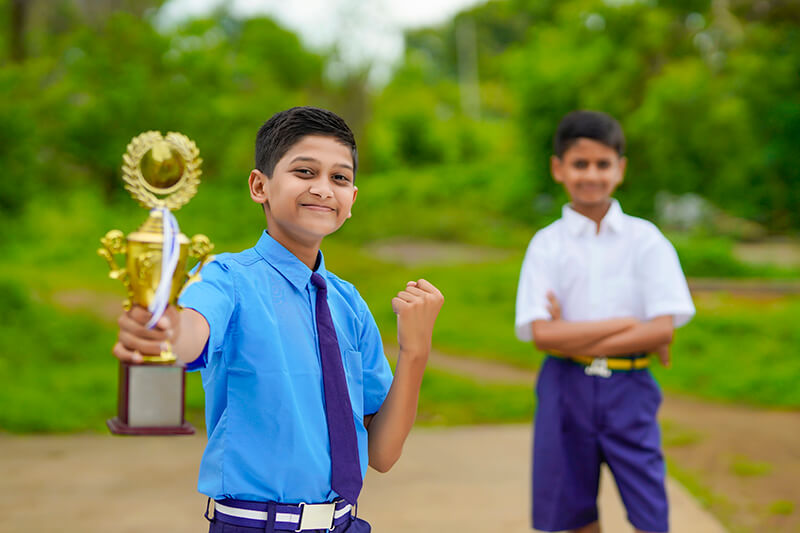
#> input picture Digital Image Processing/lab_image.jpg, 800 x 533 px
$ python practice.py
#> lines starting #> are read from the running program, lines starting #| are printed output that depends on the picture
import cv2
import numpy as np
import matplotlib.pyplot as plt

A=cv2.imread('lab_image.jpg')
#> A is the input picture: shape (533, 800, 3); mean B, G, R 72.1, 130.8, 113.7

h,w,_=A.shape
#> h = 533; w = 800

tl=A[0:h//2,0:w//2]
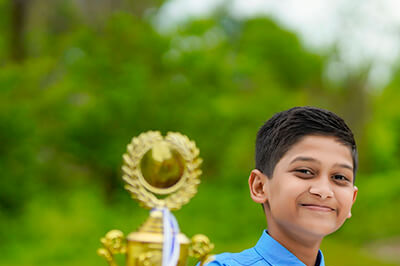
#> tl: shape (266, 400, 3); mean B, G, R 47, 132.1, 112.2
tr=A[0:h//2,w//2:w]
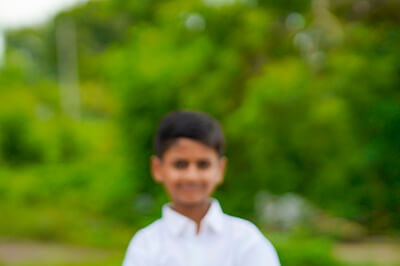
#> tr: shape (266, 400, 3); mean B, G, R 34.2, 121.8, 96
bl=A[h//2:h,0:w//2]
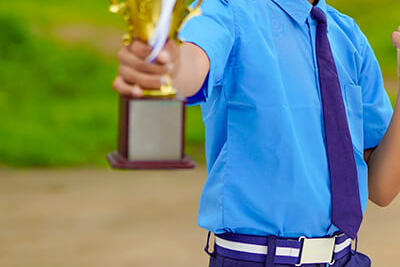
#> bl: shape (267, 400, 3); mean B, G, R 125.9, 138.5, 110.2
br=A[h//2:h,w//2:w]
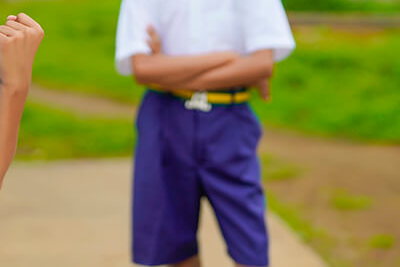
#> br: shape (267, 400, 3); mean B, G, R 81.1, 130.7, 136.3

# t=np.concatenate((tl,tr),axis=1)
# b=np.concatenate((bl,br),axis=1)
# I=np.concatenate((t,b),axis=0)

l=np.concatenate((tl,bl),axis=0)
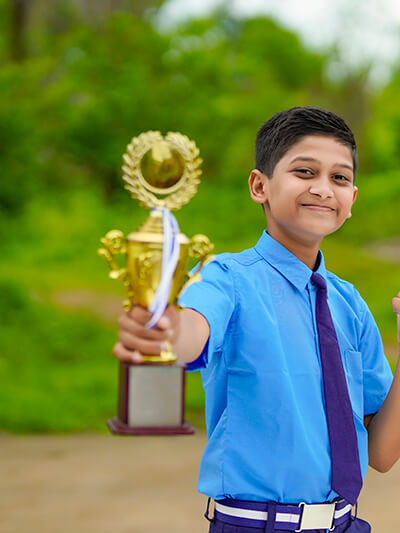
#> l: shape (533, 400, 3); mean B, G, R 86.5, 135.3, 111.2
r=np.concatenate((tr,br),axis=0)
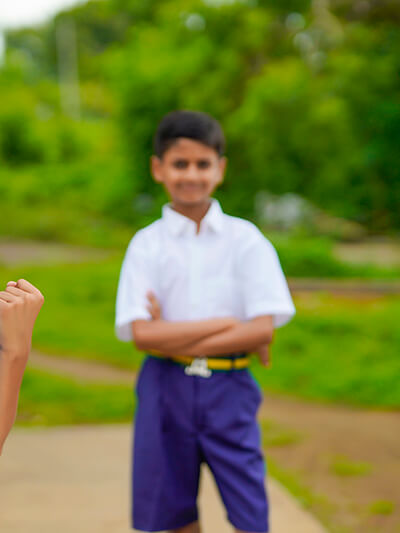
#> r: shape (533, 400, 3); mean B, G, R 57.6, 126.3, 116.2
I=np.concatenate((l,r),axis=1)

plt.figure(figsize=(12,9))

plt.subplot(2,3,1)
plt.imshow(cv2.cvtColor(tl,cv2.COLOR_BGR2RGB))
plt.title('Top Left')
plt.axis('off')

plt.subplot(2,3,2)
plt.imshow(cv2.cvtColor(tr,cv2.COLOR_BGR2RGB))
plt.title('Top Right')
plt.axis('off')

plt.subplot(2,3,3)
plt.imshow(cv2.cvtColor(I,cv2.COLOR_BGR2RGB))
plt.title('Merged')
plt.axis('off')

plt.subplot(2,3,4)
plt.imshow(cv2.cvtColor(bl,cv2.COLOR_BGR2RGB))
plt.title('Bottom Left')
plt.axis('off')

plt.subplot(2,3,5)
plt.imshow(cv2.cvtColor(br,cv2.COLOR_BGR2RGB))
plt.title('Bottom Right')
plt.axis('off')

plt.show()
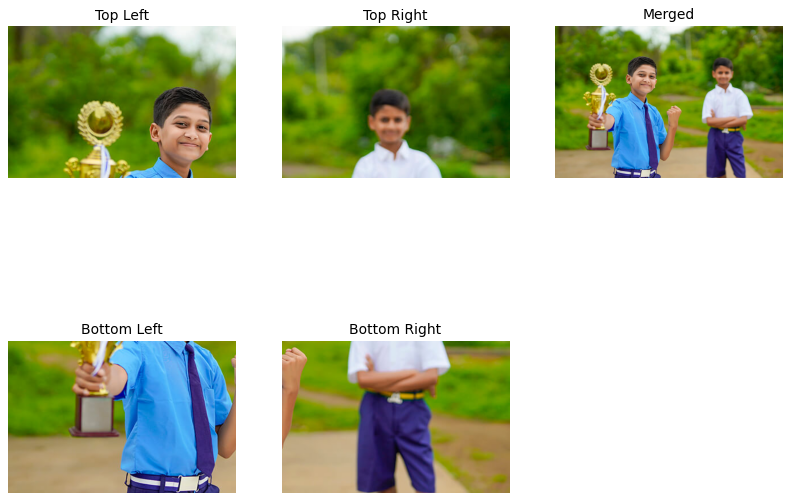
#> figure drawn by matplotlib, 5 panels

$ run again, with Digital Image Processing/image for lab.jpg copied over Digital Image Processing/lab_image.jpg
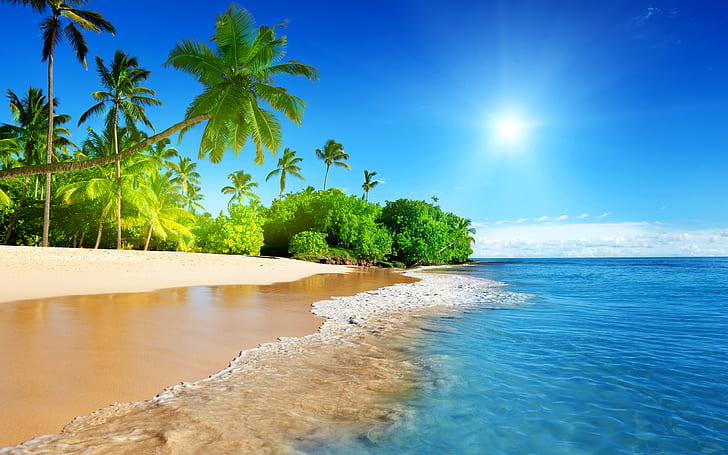
#> input picture Digital Image Processing/image for lab.jpg, 728 x 455 px
#> A is the input picture: shape (455, 728, 3); mean B, G, R 162.9, 150.3, 102.1
#> `l=np.concatenate((tl,bl),axis=0)`:
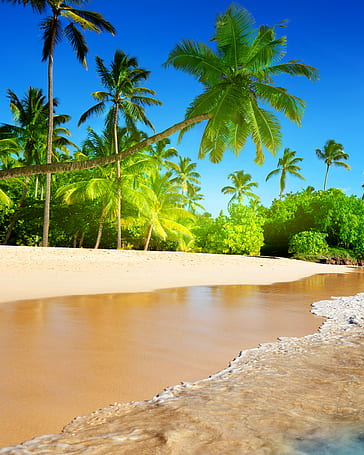
#> l: shape (455, 364, 3); mean B, G, R 124.5, 148.2, 129.6
#> `r=np.concatenate((tr,br),axis=0)`:
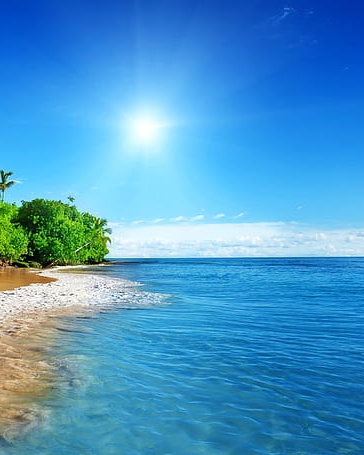
#> r: shape (455, 364, 3); mean B, G, R 201.3, 152.4, 74.5
